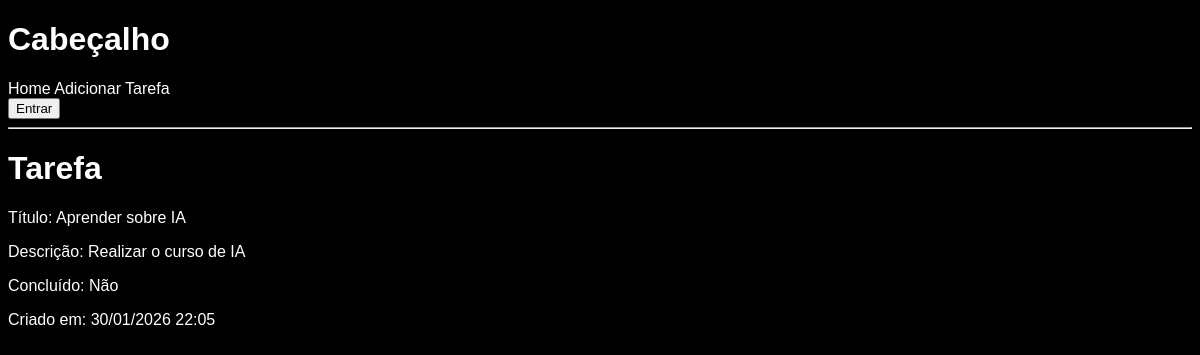
The page /tarefas/tarefa/6 on the database its author committed.
### tarefas/models.py (models this page shows, shortened)
class Tarefa(models.Model):
    titulo = models.CharField(max_length=100)
    descricao = models.TextField(blank=True)
    concluida = models.BooleanField(default=False)
    criada_em = models.DateTimeField(auto_now_add=True)
    usuario = models.ForeignKey(User, on_delete=models.CASCADE) # Deleta o usuario e todas as tarefas associadas a ele
    etiquetas = models.ManyToManyField(Etiqueta, blank=True)
    class Meta:
        permissions = [
            ('can_view_all_tarefa', 'Can view tasks from all users'),
        ]

### tarefas/views.py (the view)
# urls.py: path('tarefa/<int:id>', views.tarefa, name='tarefa'),
def tarefa(request, id):
   tarefa = get_object_or_404(Tarefa, id=id)
   etiquetas = tarefa.etiquetas.all()
   return render(request, 'tarefas/tarefa.html', {'tarefa': tarefa})

### tarefas/templates/tarefas/tarefa.html
{% extends 'tarefas/base.html' %}
{% block corpo %}
<h1>Tarefa</h1>
<p>Título: {{ tarefa.titulo }}</p>
<p>Descrição: {{ tarefa.descricao }}</p>
<p>Concluído:
   {% if tarefa.concluida %} Sim
   {% else %} Não {% endif %}</p>
<p>Criado em: {{ tarefa.criada_em|date:"d/m/Y H:i" }}</p>
{% endblock %}

### tarefas/static/tarefas/style.css (style rules this page uses)
body { font-family: 'Arial', sans-serif; font-size: 16px; background-color: #000; color: #FFF; }
h1, h2 { font-weight: bold; }

### rows shown on the page
Tarefa: titulo "Aprender sobre IA", descricao "Realizar o curso de IA", criada_em "30/01/2026 22:05"
